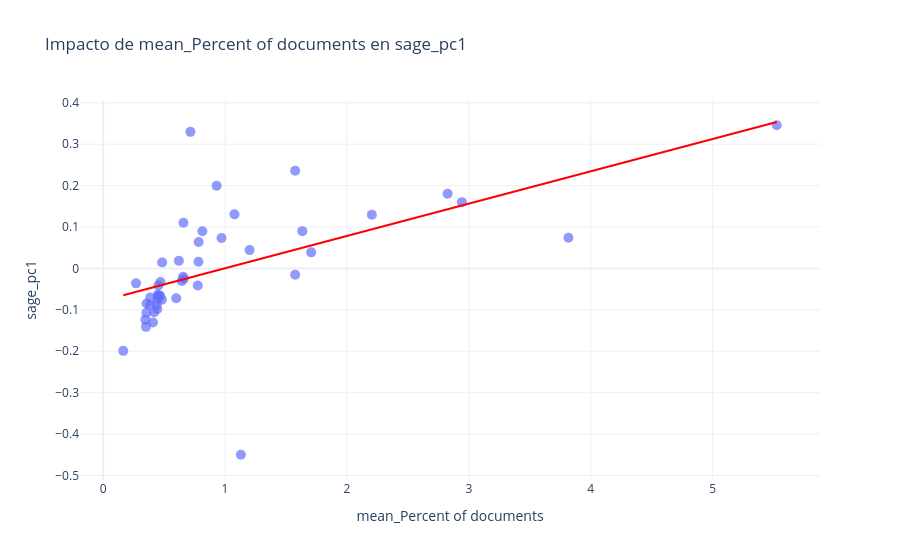

Notebook cell for this chart:
### Code cell
df_all = stat_analysis.cargar_y_unir_datos(cfg.LEVEL) #cargamos y preparamos los datos
#Exploración visual inicial
stat_viz.plot_dispersion_ols(df_all, 'mean_Percent of documents', 'sage_pc1')
# Los candidatos son exactamente los features definidos para hacer el embedding de sage
features_candidatas = [f"mean_{tupla[1]}" for tupla in global_cfg.FEATURES] # Extraemos el segundo elemento de la tupla (tupla[1]) y le pegamos "mean_"
stat_viz.plot_matriz_features(df_all, features_candidatas)

### Figure 1 — Plotly figure (JSON) as saved in the notebook; plotly's stock layout.template omitted (floating-point values rounded to 4 significant figures)
{"data": [{"customdata": [[1980], [1981], [1982], [1983], [1984], [1985], [1986], [1987], [1988], [1989], [1990], [1991], [1992], [1993], [1994], [1995], [1996], [1997], [1998], [1999], [2000], [2001], [2002], [2003], [2004], [2005], [2006], [2007], [2008], [2009], [2010], [2011], [2012], [2013], [2014], [2015], [2016], [2017], [2018], [2019], [2020], [2021], [2022], [2023], [2024]], "hovertemplate": "mean_Percent of documents=%{x}<br>sage_pc1=%{y}<br>year=%{customdata[0]}<extra></extra>", "legendgroup": "", "marker": {"color": "#636efa", "opacity": 0.7, "size": 10, "symbol": "circle"}, "mode": "markers", "name": "", "orientation": "v", "showlegend": false, "type": "scatter", "x": [3.817, 1.575, 1.707, 2.826, 2.204, 2.943, 5.526, 0.3465, 0.7763, 1.634, 1.201, 0.4089, 0.4439, 0.9711, 1.575, 0.5996, 0.165, 0.6623, 0.782, 1.078, 0.6452, 0.7835, 0.9311, 0.656, 0.3846, 0.621, 0.4819, 0.814, 0.3516, 0.4192, 0.4471, 0.4677, 0.4841, 0.3862, 0.449, 0.4708, 0.3566, 0.4386, 0.4528, 0.355, 0.4552, 0.6586, 0.7159, 0.27, 1.13], "xaxis": "x", "y": [0.07403, -0.01533, 0.03883, 0.1803, 0.1294, 0.16, 0.3457, -0.1236, -0.0411, 0.09, 0.04427, -0.1306, -0.09815, 0.07338, 0.2359, -0.07187, -0.1991, -0.02475, 0.01616, 0.1305, -0.03036, 0.06371, 0.1994, -0.02029, -0.08842, 0.01851, -0.07534, 0.08984, -0.1411, -0.1058, -0.07381, -0.06573, 0.0143, -0.07029, -0.06382, -0.03284, -0.08478, -0.08739, -0.04121, -0.1069, -0.06552, 0.1101, 0.3297, -0.03602, -0.4499], "yaxis": "y"}, {"hovertemplate": "<b>OLS trendline</b><br>sage_pc1 = 0.0780629 * mean_Percent of documents + -0.0778341<br>R<sup>2</sup>=0.334857<br><br>mean_Percent of documents=%{x}<br>sage_pc1=%{y} <b>(trend)</b><extra></extra>", "legendgroup": "", "line": {"color": "red"}, "marker": {"color": "#636efa", "opacity": 0.7, "size": 10, "symbol": "circle"}, "mode": "lines", "name": "", "showlegend": false, "type": "scatter", "x": [0.165, 0.27, 0.3465, 0.3516, 0.355, 0.3566, 0.3846, 0.3862, 0.4089, 0.4192, 0.4386, 0.4439, 0.4471, 0.449, 0.4528, 0.4552, 0.4677, 0.4708, 0.4819, 0.4841, 0.5996, 0.621, 0.6452, 0.656, 0.6586, 0.6623, 0.7159, 0.7763, 0.782, 0.7835, 0.814, 0.9311, 0.9711, 1.078, 1.13, 1.201, 1.575, 1.575, 1.634, 1.707, 2.204, 2.826, 2.943, 3.817, 5.526], "xaxis": "x", "y": [-0.06495, -0.05676, -0.05079, -0.05038, -0.05012, -0.05, -0.04781, -0.04769, -0.04591, -0.04511, -0.04359, -0.04318, -0.04293, -0.04279, -0.04249, -0.0423, -0.04133, -0.04108, -0.04022, -0.04004, -0.03103, -0.02936, -0.02747, -0.02663, -0.02642, -0.02614, -0.02195, -0.01723, -0.01679, -0.01667, -0.01429, -0.005148, -0.00203, 0.006281, 0.01038, 0.01593, 0.04515, 0.04515, 0.04974, 0.05538, 0.09425, 0.1427, 0.1519, 0.2201, 0.3536], "yaxis": "y"}], "layout": {"legend": {"tracegroupgap": 0}, "title": {"text": "Impacto de mean_Percent of documents en sage_pc1"}, "xaxis": {"anchor": "y", "domain": [0, 1], "title": {"text": "mean_Percent of documents"}}, "yaxis": {"anchor": "x", "domain": [0, 1], "title": {"text": "sage_pc1"}}}}
